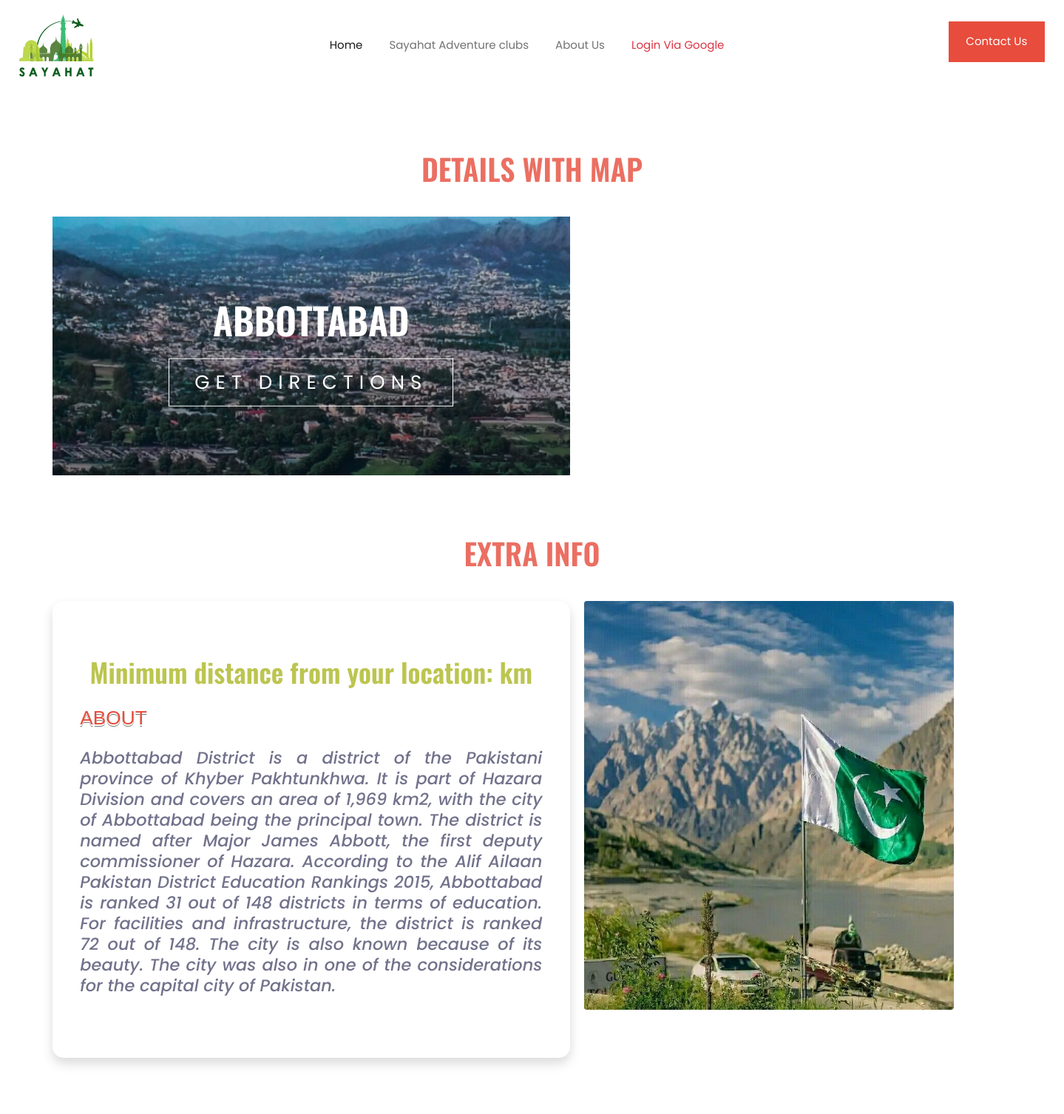
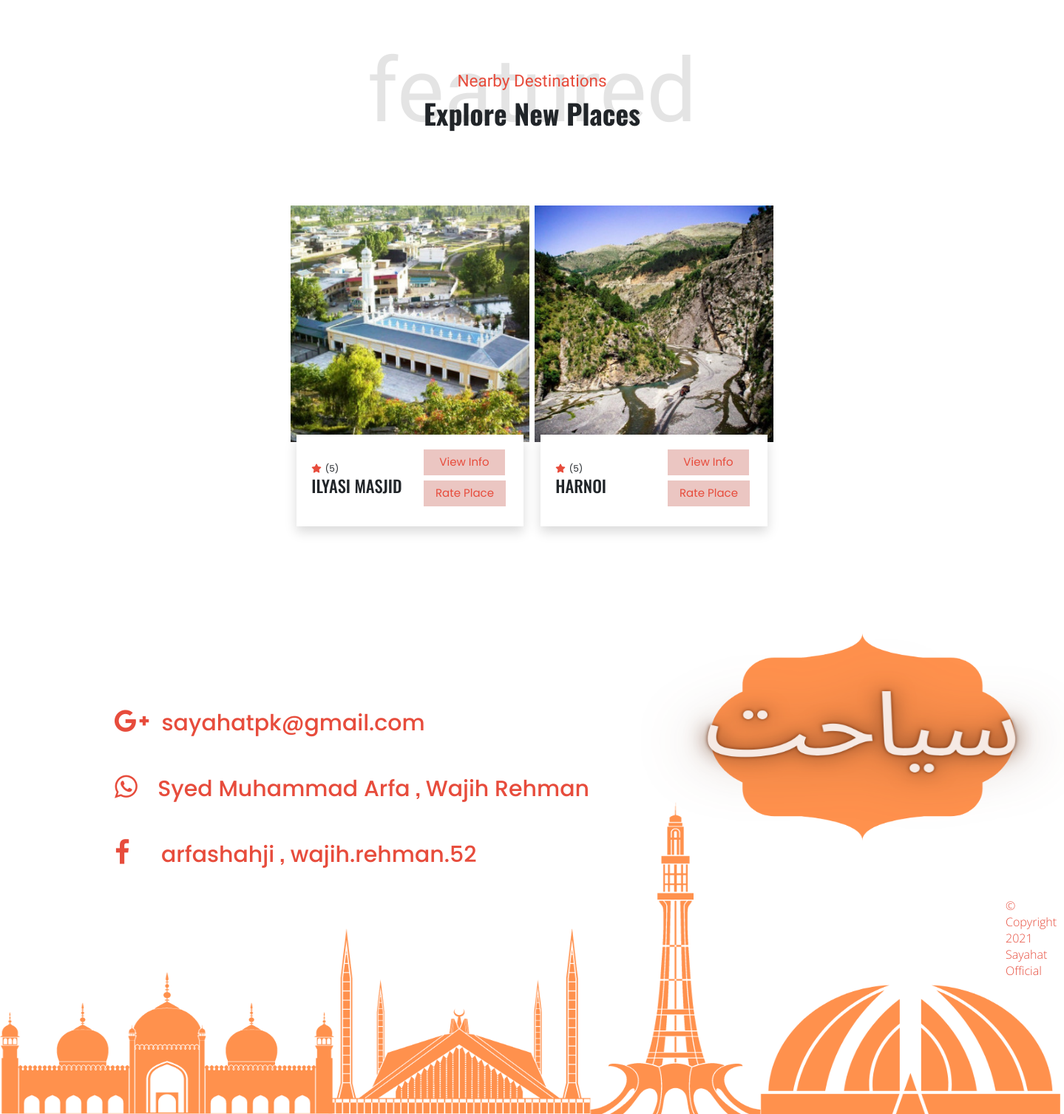
/41/, run on the app's committed database (2 pictures, top to bottom).
### locapp/models.py (models this page shows, shortened)
class DestinationCityDetails(models.Model):
    destination_name = models.CharField(max_length=50)
    destinationImage = models.ImageField(upload_to='destinationImages', blank = True, null = True)
    destination_desc = models.TextField()
    city_rating = models.PositiveIntegerField()
    admin_approved=models.BooleanField(default=False,blank=True,null=True)
    def __str__(self):
        return self.destination_name

class DestinationMetaDetails(models.Model):
    meta_destination = models.ForeignKey(DestinationCityDetails, models.CASCADE)
    meta_destination_name = models.CharField(max_length=60)
    meta_destination_Image = models.ImageField(upload_to='metadestinationImages')
    meta_destination_desc = models.TextField()
    destination_extras = models.CharField(max_length=200)
    place_rating = models.PositiveIntegerField()
    admin_approved=models.BooleanField(default=False,blank=True,null=True)

### locapp/views.py (the view)
# urls.py: path('<int:pk>/', views.dest_view2, name="show_dest"),
def dest_view2(request,pk):
    obj=DestinationCityDetails.objects.filter(id=pk)
    details=location_module(obj[0])
    distance=details[0]
    mapobj=details[1]
    dest_meta_details=details[2]
    tourist_lat = details[3]
    tourist_lon = details[4]
    context={'dest_details':obj,'distance':distance,'map':mapobj,'dest_meta_details':dest_meta_details
             ,'tourist_lat':tourist_lat,'tourist_lon':tourist_lon,'dest_lat':details[6],'dest_lon':details[7]}
    return render(request,'locapp/locationdetails.html',context)

### locapp/utils.py (called while the page is built)
def get_center_coordinates(latA, longA, latB=None, longB=None):
    cord = (latA, longA)
    if latB:
        cord = [(latA+latB)/2, (longA+longB)/2]
    return cord

def get_zoom(distance):
    if distance <=20:
        return 12
    elif distance<=50:
        return 10
    elif distance <= 100:
        return 9
    elif distance > 100 and distance <= 1500:
        return 5
    elif distance > 1501 and distance <= 3000:
        return 4
    else:
        return 2

### locapp/templates/locapp/locationdetails.html (shortened to what this page needs)
{% extends 'locapp/base.html' %}
{% block body %}
{% load static %}
{% for detail in dest_details %}
<div class="container mt-4">
  <div class="container text-center">
    <h1 style="margin: 1em 0 0.5em 0;
    color:#e74c3c;
    font-size: 40px;
    text-transform: uppercase;
    position:absolute;
      top:100%;
      left:50%;
      transform:translate(-50%,-50%);
      opacity:0.8;
      z-index:-1;"> DETAILS WITH MAP</h1>
  </div>
      <div class="row" style="padding-top: 105px;">
          <div class="col-lg-4" style="padding-top: 0px;" >
        <div style="background:linear-gradient(rgba(4,9,30,.1),rgba(4,9,30,.5)),url({{detail.destinationImage.url}});background-size:cover;height: 350px;width: 700px;">
                    <div class="text-box ">
                      <h1 class=" py-3">{{detail.destination_name}}</h1>
                      <a target="_blank" href="https://www.google.com/maps/dir/{{tourist_lat}},{{tourist_lon}}/{{dest_lat}},{{dest_lon}}/" class="hero-btn">GET DIRECTIONS</a>
                    </div>
        </div>
          </div>
        <div class="col-lg-8" style="margin-top:0px; padding-left: 285px;">
        </div>
      </div>
</div>
<div class="container mt-5">
  <div class="container text-center mt-5">
    <h1 style="margin: 1em 0 0.5em 0;
    color:#e74c3c;
    font-size: 40px;
    text-transform: uppercase;
    position:absolute;
      top:100%;
      left:50%;
      transform:translate(-50%,-50%);
      opacity:0.8;
      z-index:-1;"> EXTRA INFO</h1>
  </div>
<div class="row" data-aos="fade-right" style="padding-top: 60px;">
  <div class="col-lg-6">
    <div class="myJumbotron container-fluid d-flex justify-content-center bg-white shadow mt-5" style="width: 700px;" >
        <section class="py-1">
            <h1 class="text-center" style="color:#bcc550">Minimum distance from your location: {{distance |floatformat:2}} km</h1>
            <h3 class="px-3 heading-orange" style="text-align: left;margin: 1em 0 0.5em 0;
            font-weight: normal;
            font-family: 'Ultra', sans-serif;
            text-transform: uppercase;
            text-shadow: 0 2px white, 0 3px #777;">About</h3>
            <p class="px-3 h4" style="text-align:justify"><em>{{detail.destination_desc}}</em>
            </p>
        </section>
    </div>
  </div>
    <div class="col-lg-6 mt-5" style="padding-left:70px;">
      <div class="gallery" style="cursor: pointer;" >
          <img class="img-fluid rounded" src="{% static 'images/pak.jpg' %}" alt="Cinque Terre" width="500" height="660">
      </div>
    </div>
</div>
</div>
{%endfor%}
{% if dest_meta_details %}
<section id="featured">
    <div class="container mb-5 mt-5" data-aos="fade-left">
      <div class="title py-2">
        <h4 class="title-primary">Nearby Destinations</h4>
        <h1 class="h1 h1-responsive title-secondary">Explore New Places</h1>
        <br>
      </div>
      <div class="row px-0 d-flex justify-content-center">
      {%for detail in dest_meta_details%}
        <div class="col-lg-3 px-1">
          <div class="card-design">
            <div class="image">
              <img src="{{detail.meta_destination_Image.url}}" alt="">
            </div>
            <div class="card-text shadow">
              <div class="item">
                <span><i class="fas fa-star"></i>({{detail.place_rating}})</span>
                <h4 class="h4">{{detail.meta_destination_name}}</h4>
              </div>
              <div class="px-1">
                <a class="item" href="{%url 'locapp:loc_meta_detail' pk=detail.id %}"><button style="width: 110px;" class="btn">View Info</button></a>
                <div class="py-2">
                <a class="item"  href="{%url 'locapp:addRating' %}"><button  class="btn">Rate Place</button></a>
              </div>
            </div>
            </div>
          </div>
        </div>
        {%endfor%}
      </div>
    </div>
  </section>
  {%else%}
  <div style="margin-bottom: 130px;"></div>
{%endif%}
{% endblock body %}

### locapp/templates/locapp/base.html (shortened to what this page needs)
<!DOCTYPE html>
{%load static%}
{% load socialaccount %}
<html lang="en">
<head>
    <link
      rel="stylesheet"
      type="text/css"
      href="{%static 'styles/main_styles.css'%}"
    />
    <link href="https://cdn.jsdelivr.net/npm/bootstrap@5.0.0-beta3/dist/css/bootstrap.min.css" rel="stylesheet">
    <link rel="stylesheet" href="https://use.fontawesome.com/releases/v5.5.0/css/all.css">
    <link rel="stylesheet" href="{% static 'styles/style.css'%}">
    <link rel="stylesheet" href="{% static 'styles/aboutstyle.css'%}">
    <link rel="stylesheet" href="//code.jquery.com/ui/1.12.1/themes/base/jquery-ui.css">
    <link rel="stylesheet" href="https://cdnjs.cloudflare.com/ajax/libs/font-awesome/4.7.0/css/font-awesome.min.css">
    <link rel="stylesheet" href="https://unpkg.com/swiper/swiper-bundle.min.css" />
    <link href="https://cdn.rawgit.com/michalsnik/aos/2.1.1/dist/aos.css" rel="stylesheet">
</head>
 <nav class="navbar navbar-expand-lg navbar-light bg-white">
    <div class="container-fluid">
      <a class="navbar-brand" href="{%url 'locapp:dest'%}"><img src="{% static 'images/logo2.png' %}"></a>
      <div class="collapse navbar-collapse" id="navbarSupportedContent">
        <ul class="navbar-nav ms-auto mb-2 mb-lg-0">
          <li class="nav-item">
            <a class="nav-link active" aria-current="page" href="{%url 'locapp:dest'%}">Home</a>
          </li>
          <li class="nav-item">
            <a class="nav-link" href="{%url 'club:index'%}">Sayahat Adventure clubs</a>
          </li>
          <li class="nav-item">
            <a class="nav-link" href="{%url 'locapp:aboutUs'%}">About Us</a>
          </li>
            {%if request.user.is_authenticated%}
          <li class="nav-item dropdown">
            <a class="nav-link dropdown-toggle" href="#" id="navbarDropdown" role="button" data-bs-toggle="dropdown" aria-expanded="false">
              Post
            </a>
            <ul class="dropdown-menu" aria-labelledby="navbarDropdown">
              <li><a class="dropdown-item" href="{%url 'locapp:addRating'%}">Place Rating</a></li>
              <li><a class="dropdown-item" href="{%url 'locapp:addCity'%}">Post a new city</a></li>
              <li><a class="dropdown-item" href="{%url 'locapp:addPlace'%}">Post a place within city</a></li>
              <li><hr class="dropdown-divider"></li>
              <li><a class="dropdown-item" href="#">Something else here</a></li>
            </ul>
          </li>
        <li class="nav-item">
        <li class="nav-item" id="show_dp"><a href="/" class="text-danger nav-link example_e" ><span class="nav_link_font">{{user.first_name}}</span></a></li>
          <a class="nav-link image" ><img src="{{ user.socialaccount_set.all.0.get_avatar_url }}" alt="..." height=30px width=30px class="img-fluid rounded-circle"></a>
        </li>
            <li class="nav-item">
            <a class="nav-link" href="{%url 'locapp:logout'%}">Log out</a>
          </li>
            {%else%}
            <li class="nav-item">
            <a class="nav-link text-danger" href="{% provider_login_url "google" %}">Login Via Google</a>
          </li>
            {%endif%}
        </ul>
        <ul class="navbar-nav ms-auto">
          <a href="#footer"><button class="btn">Contact Us</button></a>
        </ul>
      </div>
    </div>
  </nav>
   <body>
        {% block body %}
        {% endblock body %}
{%include 'locapp/footer.html'%}
</body>
</html>

### locapp/templates/locapp/footer.html
{%load static%}
	<div id="footer" style="width: 100%;
    height: 700px;
    background-image: url({% static 'images/footerS.png' %});
    background-size: 100% 100%;" >
	<div data-aos="fade-up"
	data-aos-duration="1000" >
	<div style="padding-left:155px; padding-top:150px;" class="mydivv">
		<h2 style="color:#e74c3c"><i class="fa fa-google-plus" style="font-size:36px;color:#e74c3c;cursor: pointer; padding-right:10px;"></i>
			<a style="color:#e74c3c" href="https://mail.google.com/mail/?view=cm&fs=1&tf=1&to=sayahatpk@gmail.com">sayahatpk@gmail.com</a></h2>
	</div>
	<div style="padding-left:155px; margin-top:50px;" class="mydivv">
		<h2 style="color:#e74c3c;"><i class="fa fa-whatsapp" style="font-size:36px;color:#e74c3c;cursor: pointer; padding-right:20px;"></i>
			<a style="color:#e74c3c;" href="https://api.whatsapp.com/send?phone={{+923321516238}}">Syed Muhammad Arfa</a> ,
			 <a style="color:#e74c3c;" href="https://api.whatsapp.com/send?phone={{+923355422300}}">Wajih Rehman </a></h2>
	</div>
	<div style="padding-left:155px; margin-top:50px;">
		<h2 style="color:#e74c3c;"><i class="fa fa-facebook" style="font-size:36px;color:#e74c3c;cursor: pointer; padding-right:35px;"></i>
			<a style="color:#e74c3c;"  href="https://www.facebook.com/arfashahji/">arfashahji</a> ,<a style="color:#e74c3c;" href="https://www.facebook.com/wajih.rehman.52"> wajih.rehman.52</a></h2>
	</div>
</div>
<div style="margin-top: 30px;margin-left: 1350px;" data-aos="fade-up" data-aos-duration="1000">
	<p style="color:#e74c3c;font-size: 16px;">&copy; Copyright 2021 Sayahat Official</p>
	</div>
</div>

### locapp/static/styles/main_styles.css (style rules this page uses)
* { margin: 0; padding: 0; -webkit-font-smoothing: antialiased; -webkit-text-shadow: rgba(0,0,0,.01) 0 0 1px; text-shadow: rgba(0,0,0,.01) 0 0 1px; }
body { font-family: 'Open Sans', sans-serif; font-size: 14px; font-weight: 400; background: #FFFFFF; color: #a5a5a5; }
div { display: block; position: relative; -webkit-box-sizing: border-box; -moz-box-sizing: border-box; box-sizing: border-box; }
ul { list-style: none; margin-bottom: 0px; }
p { font-family: 'Open Sans', sans-serif; font-size: 14px; line-height: 1.9285; font-weight: 400; color: #72728c; -webkit-font-smoothing: antialiased; -webkit-text-shadow: rgba(0,0,0,.01) 0 0 1px; text-shadow: rgba(0,0,0,.01) 0 0 1px; }
p:last-of-type { margin-bottom: 0; }
a, a:hover, a:visited, a:active, a:link { text-decoration: none; -webkit-font-smoothing: antialiased; -webkit-text-shadow: rgba(0,0,0,.01) 0 0 1px; text-shadow: rgba(0,0,0,.01) 0 0 1px; }
h1 { font-size: 72px; }
h2 { font-size: 48px; }
h3 { font-size: 36px; }
h4 { font-size: 24px; }
h1, h2, h3, h4, h5, h6 { font-family: 'Oswald', sans-serif; font-weight: 400; -webkit-font-smoothing: antialiased; -webkit-text-shadow: rgba(0,0,0,.01) 0 0 1px; text-shadow: rgba(0,0,0,.01) 0 0 1px; }
section { display: block; position: relative; box-sizing: border-box; }

### locapp/static/styles/style.css (style rules this page uses)
.myJumbotron { margin-top: 70px; margin-bottom:70px; padding-top:70px;padding-bottom:70px; width:800px; border-radius:15px; }
:root { --color-primary:#e74c3c; --color-secondary:#0a6245; --font:'Poppins',sans-serif; --font-secondary:'Satisfy',cursive; --color-white:#ffffff; }
html, body { font-family: 'Poppins', sans-serif; font-size: 15px; line-height: 1.5; margin:0; box-sizing:border-box; top: 0; left: 0; }
ul { list-style-type: none; }
.navbar { background-color: white; padding: 1rem 1rem; min-height:12vh; }
.navbar-expand-lg .navbar-nav .nav-link { padding: 1rem 1.2rem; position: relative; }
.navbar-nav button { padding: 1.2rem 0; }
.navbar-nav .btn { background-color:#e74c3c; color:white; border-radius: 0; padding: 1rem 1.5rem; margin-top: -10px; }
#featured { width:100%; padding:50px 0; }
#featured .title { text-align:center; }
#featured .title .title-primary { color:#e74c3c; font-family:var(--font-secondary); position:relative; }
#featured .title .title-primary:before { content:'featured'; position:absolute; top:100%; left:50%; transform:translate(-50%,-50%); font-size:120px; color:black; opacity:0.1; z-index:-1; }
#featured .title .title-secondary { font-weight:700; }
#featured .card-design { width:100%; }
#featured .card-design .image { position:relative; width:100%; height:320px; z-index:-1; }
#featured .card-design .image img { position:absolute; top:0; left:0; width:100%; height:100%; object-fit:cover; }
#featured .card-design .card-text { background-color:white!important; width:95%; margin: auto; margin-top:-10px; padding:20px; display:flex; justify-content:space-between; z-index:9; }
#featured .card-design .card-text .item { align-self:center; }
#featured .card-design .card-text .item span { font-size:0.8em; }
#featured .card-design .card-text span i.fas { color:var(--color-primary); margin-right:5px; }
#featured .card-design .card-text .item .btn { margin:0; padding:5px 15px; color:var(--color-primary); background:#dfa39c9d; border-radius: 0; }
* { margin:0; padding:0; font-family:"Poppins", sans-serif; }
.heading-orange { color:#e74c3c; }
a { text-decoration:none!important; }
h1 { font-size:36px; font-weight:600; }
p { font-size:14px; font-weight:300; line-height: 22px; padding: 10px; }
.text-box { width:50%; color:#fff; position:relative; top:50%; left:30%; transform:translate(-50%,-50%); }
.text-box h1 { font-size:50px; }
.text-box a { letter-spacing: 4px; font-size:18px; }
.hero-btn { display:inline-block; text-decoration:none; color:#fff; border: 1px solid #fff; padding: 12px 34px; font-size: 13px; background: transparent; position: relative; cursor:pointer; }

### data on the page
DestinationCityDetails: destinationImage (picture), destination_name "ABBOTTABAD", destination_desc "Abbottabad District is a district of the Pakistani province of Khyber Pakhtunkhwa. It is part of Hazara Division and covers an area of 1,969 km2, with the city of Abbottabad being the principal town. The district is named after Major James Abbott, the first deputy commissioner of Hazara. According to the Alif Ailaan Pakistan District Education Rankings 2015, Abbottabad is ranked 31 out of 148 districts in terms of education. For facilities and infrastructure, the district is ranked 72 out of 148. The city is also known because of its beauty. The city was also in one of the considerations for the capital city of Pakistan."
DestinationMetaDetails: meta_destination_Image (picture), place_rating "5", meta_destination_name "ILYASI MASJID"
DestinationMetaDetails: meta_destination_Image (picture), place_rating "5", meta_destination_name "HARNOI"
